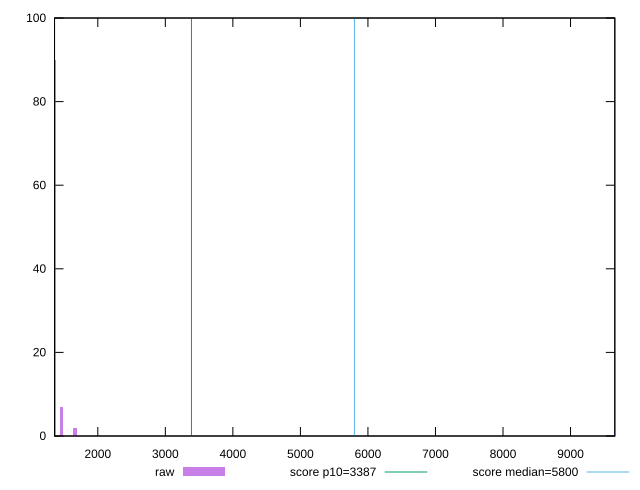

This chart was generated by the following gnuplot code:
reset

$raw <<EOF
9675.969447061654 1
1360.683203493045 90
1461.4745518999373 7
1663.0572487137217 2
EOF

set key outside below
set boxwidth 50.39567420344611
set xrange [1359.357:9655.78523791733]
set yrange [0:100]
set trange [0:100]
set style fill transparent solid 0.5 noborder

set parametric
set terminal svg size 640, 490 enhanced background rgb 'white'
set output "reports/report_00032_2021-02-25T10-28-15.087Z/speed-index/samples/card/raw/histogram.svg"

plot $raw title "raw" with boxes, \
     3387,t title "score p10=3387", \
     5800,t title "score median=5800"

reset
